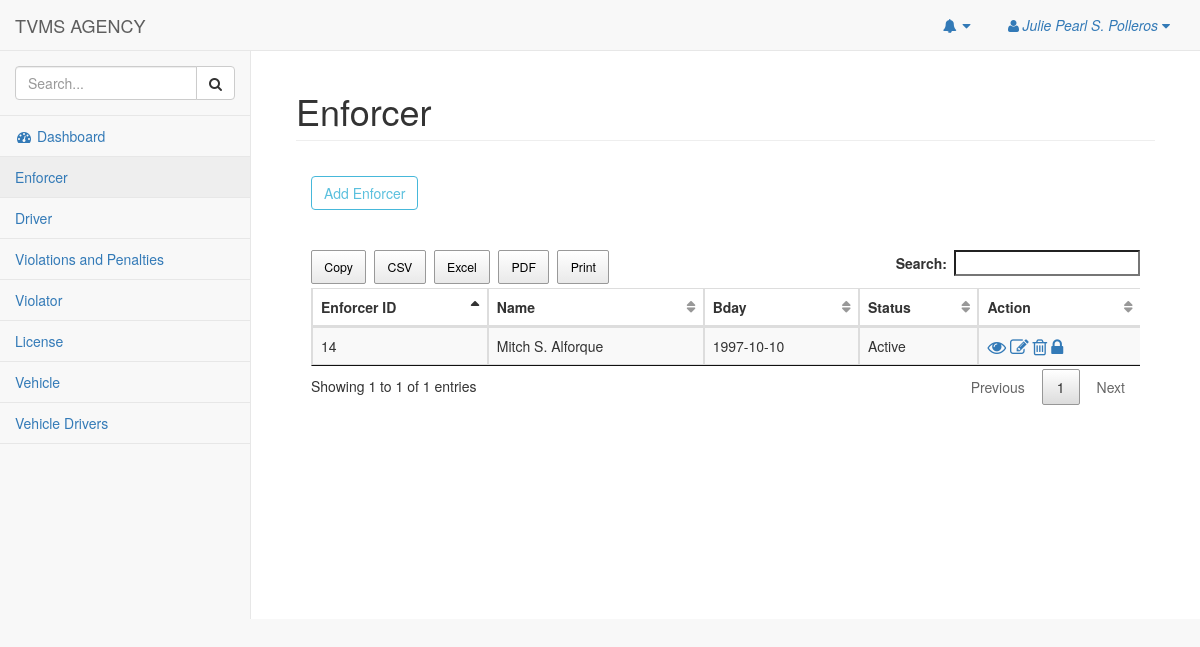
/pages/enforcer.php (signed in), run on an earlier commit of the app's database.
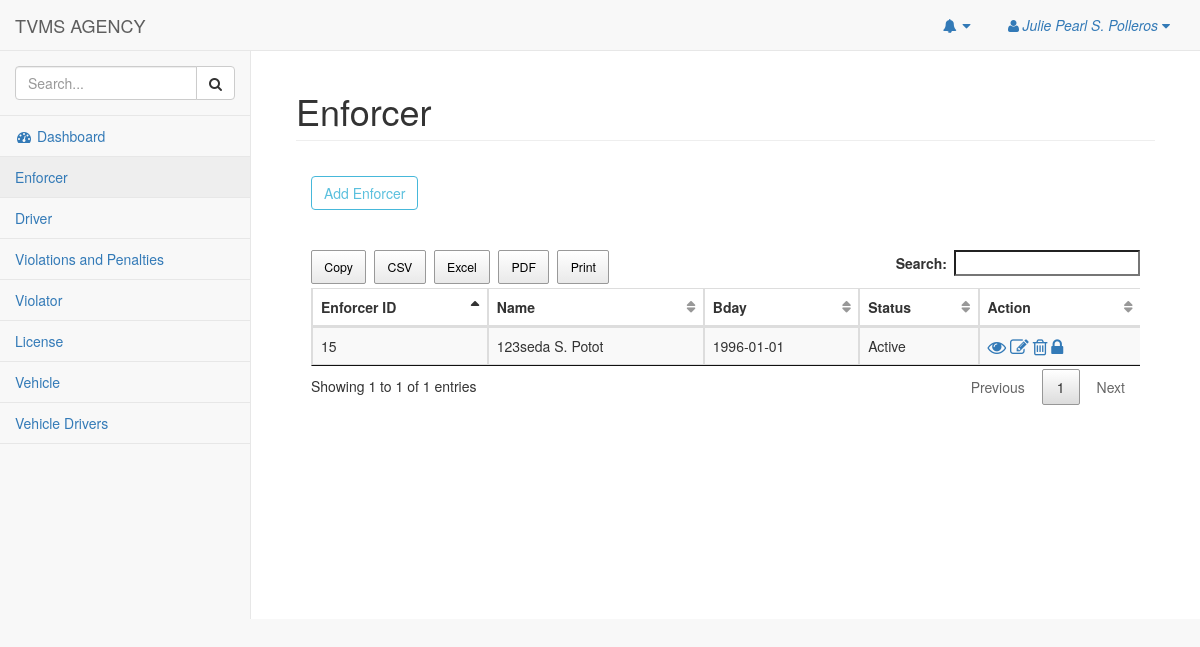
And on a later commit of the database.
### tables this page shows
CREATE TABLE `enforcer` (
  `enforcer_id` int(11) NOT NULL,
  `enforcer_lname` varchar(100) NOT NULL,
  `enforcer_fname` varchar(100) NOT NULL,
  `enforcer_mi` varchar(100) NOT NULL,
  `enforcer_addressProv` varchar(255) NOT NULL,
  `enforcer_addressCity` varchar(255) NOT NULL,
  `enforcer_mobile` char(11) NOT NULL,
  `enforcer_tel` char(11) NOT NULL,
  `enforcer_gender` varchar(20) NOT NULL,
  `enforcer_email` varchar(100) NOT NULL,
  `enforcer_password` varchar(100) NOT NULL,
  `enforcer_status` varchar(20) NOT NULL,
  `enforcer_type` varchar(20) NOT NULL,
  `enforcer_birthdate` date NOT NULL,
  `agency_id` int(11) NOT NULL
);

### pages/model/enforcerModel.php (called while the page is built, shortened)
<?php
require_once 'dbhelper/dbhelper.php';
Class Enforcer extends DBHelper{
    private $table = 'enforcer';
    function __construct(){
        return DBHelper::__construct();
    }
     function getEnforcers($id){
         return DBHelper::getById($this->table,'agency_id',$id);
     }
}

### pages/dbhelper/dbhelper.php (called while the page is built, shortened)
<?php
Class DBHelper{
    private $host = "localhost";
    private $db = "tvms";
    private $user = "root";
    private $pass = "";
    private $conn;
    function __construct(){
        try{
            $this->conn = new PDO("mysql:host=$this->host;dbname=$this->db",$this->user,$this->pass);
        }catch(PDOException $e){
            echo $e->getMessage();
        }
    }
    function getById($table,$fields_id,$ref_id){
        $sql = "SELECT * FROM $table WHERE $fields_id = $ref_id";
        $stmt = $this->conn->prepare($sql);
        $stmt->execute();
        $row = $stmt->fetchAll(PDO::FETCH_ASSOC);
        return $row;
    }
}

### pages/enforcer.php (the view, shortened to what the changed rows need)
<?php
    require_once 'model/enforcerModel.php';
    $enforcer = new Enforcer();
?>
<!DOCTYPE html>
<html lang="en">
<head>
    <link href="../vendor/bootstrap/css/bootstrap.min.css" rel="stylesheet">
    <link href="../vendor/metisMenu/metisMenu.min.css" rel="stylesheet">
    <link href="../dist/css/sb-admin-2.css" rel="stylesheet">
    <link href="../vendor/morrisjs/morris.css" rel="stylesheet">
    <link href="../vendor/font-awesome/css/font-awesome.min.css" rel="stylesheet" type="text/css">
    <link rel="stylesheet" href="../dist/css/jquery.dataTables.min.css">
    <link rel="stylesheet" href="../dist/css/buttons.dataTables.min.css">
</head>
<body>
        <?php include_once "nav.php"; ?>
        <div id="page-wrapper">
            <div class="container-fluid">
                <div class="row">
                    <div class="col-lg-12">
                        <h1 class="page-header">Enforcer</h1>
                    </div>
                </div>
                <div class="panel-body">
                    <div class="table-responsive">
                        <table class="table table-hover table-striped table-bordered" id="example" width="100%">
                            <thead>
                                <tr>
                                    <th>Enforcer ID</th>
                                    <th>Name</th>
                                    <th>Bday</th>
                                    <th>Status</th>
                                    <th>Action</th>
                                </tr>
                            </thead>
                            <tbody>
                            <?php
                                $id = $_SESSION['id'];
                                $data = $enforcer->getEnforcers($id);
                                foreach($data as $datas){
                            ?>
                                <tr>
                                    <td><?php echo $datas['enforcer_id'] ?></td>
                                    <td><?php echo $datas['enforcer_fname'].' '.$datas['enforcer_mi'].'. '. $datas['enforcer_lname'] ?></td>
                                    <td><?php echo $datas['enforcer_birthdate'] ?></td>
                                    <td><?php echo $datas['enforcer_status'] ?></td>
                                    <td>
                                        <a href="#view<?php echo $datas['enforcer_id'] ?>" data-toggle="modal" style="text-decoration:none"><i class="fa fa-eye fa-lg" aria-hidden="true"></i></button>
                                        <a href="#edit<?php echo $datas['enforcer_id'] ?>" data-toggle="modal" style="text-decoration:none"><i class="fa fa-pencil-square-o fa-lg" aria-hidden="true"></i></button>
                                        <a onclick='javascript:confirmation($(this));return false;' href="deleteEnforcer.php?id=<?php echo $datas['enforcer_id'] ?>" style="text-decoration:none"> <i class="fa fa-trash-o fa-lg" aria-hidden="true"></i> </a>
                                        <?php if($datas['enforcer_status'] == 'Active'){ ?>
                                        <a onclick='javascript:status($(this));return false;' href="enforcerStatus.php?status=<?php echo $datas['enforcer_status']?>&id=<?php echo $datas['enforcer_id'] ?>"><i class="fa fa-lock fa-lg" aria-hidden="true"></i></a>
                                        <?php }
                                              else{
                                        ?>
                                        <a onclick='javascript:status($(this));return false;' href="enforcerStatus.php?status=<?php echo $datas['enforcer_status']?>&id=<?php echo $datas['enforcer_id'] ?>"><i class="fa fa-unlock fa-lg" aria-hidden="true"></i></a>
                                        <?php } ?>
                                    </td>
                                </tr>
                                <?php } ?>
                            </tbody>
                        </table>
                    </div>
                </div>
            </div>
        </div>
    </div>
</body>
</html>

What changed in the data, as far as the page shows it:
removed enforcer: enforcer_id "14", enforcer_fname "Mitch", enforcer_mi "S", enforcer_lname "Alforque", enforcer_birthdate "1997-10-10", enforcer_status "Active"
added enforcer: enforcer_id "15", enforcer_fname "123seda", enforcer_mi "S", enforcer_lname "Potot", enforcer_birthdate "1996-01-01", enforcer_status "Active"
